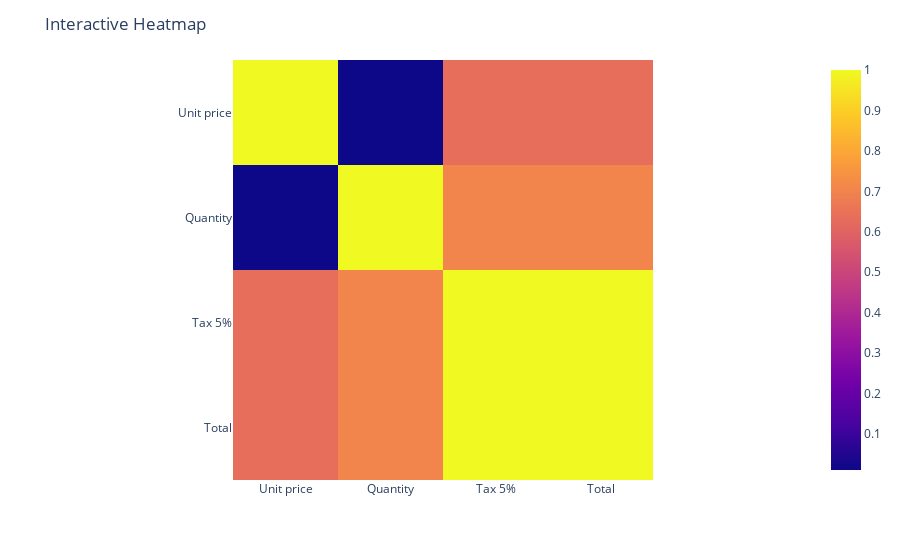

This figure's notebook cell:
### Code cell
correlation_matrix = np.corrcoef(data[['Unit price', 'Quantity', 'Tax 5%', 'Total']], rowvar=False)
fig = px.imshow(correlation_matrix, x=['Unit price', 'Quantity', 'Tax 5%', 'Total'], y=['Unit price', 'Quantity', 'Tax 5%', 'Total'])
fig.update_layout(title='Interactive Heatmap')
fig.show()

### Figure 1 — Plotly figure (JSON) as saved in the notebook; plotly's stock layout.template omitted (floating-point values rounded to 4 significant figures)
{"data": [{"coloraxis": "coloraxis", "hovertemplate": "x: %{x}<br>y: %{y}<br>color: %{z}<extra></extra>", "name": "0", "type": "heatmap", "x": ["Unit price", "Quantity", "Tax 5%", "Total"], "xaxis": "x", "y": ["Unit price", "Quantity", "Tax 5%", "Total"], "yaxis": "y", "z": [[1, 0.01078, 0.634, 0.634], [0.01078, 1.0, 0.7055, 0.7055], [0.634, 0.7055, 1, 1], [0.634, 0.7055, 1, 1.0]]}], "layout": {"coloraxis": {"colorscale": [[0, "#0d0887"], [0.1111, "#46039f"], [0.2222, "#7201a8"], [0.3333, "#9c179e"], [0.4444, "#bd3786"], [0.5556, "#d8576b"], [0.6667, "#ed7953"], [0.7778, "#fb9f3a"], [0.8889, "#fdca26"], [1, "#f0f921"]]}, "margin": {"t": 60}, "title": {"text": "Interactive Heatmap"}, "xaxis": {"anchor": "y", "constrain": "domain", "domain": [0, 1], "scaleanchor": "y"}, "yaxis": {"anchor": "x", "autorange": "reversed", "constrain": "domain", "domain": [0, 1]}}}
